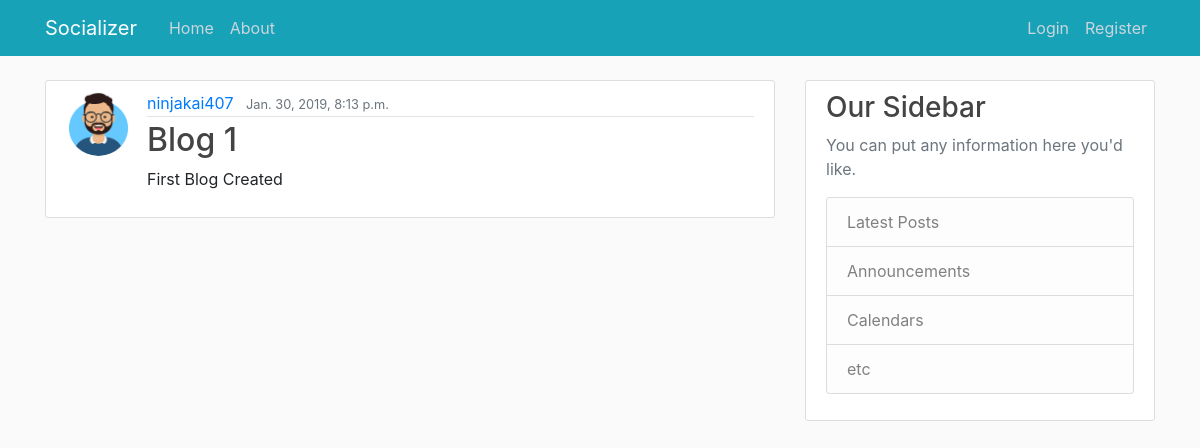
Before: /post/1/ with the older database file.
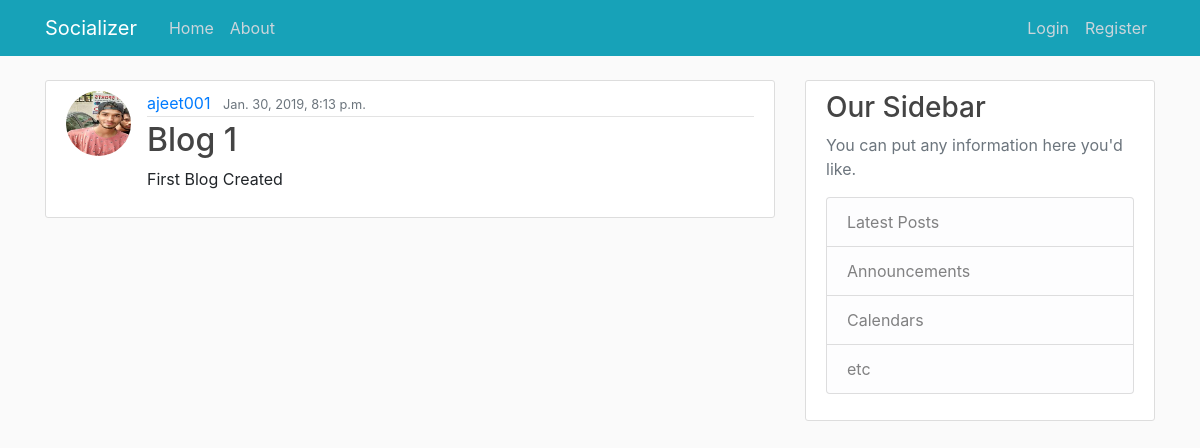
After: the same page with the newer database file.
### blog/models.py (models this page shows, shortened)
class Post(models.Model):
    title = models.CharField(max_length=100)
    content = models.TextField()
    date_posted = models.DateTimeField(default = timezone.now)
    author = models.ForeignKey(User, on_delete=models.CASCADE)

### Users/models.py (models this page shows, shortened)
class Profile(models.Model):
    user = models.OneToOneField(User, on_delete=models.CASCADE)
    image = models.ImageField(default='default.jpg', upload_to='profile_pics')

### blog/views.py (the view)
# urls.py: path('post/<int:pk>/', PostDetailView.as_view(), name='post-detail'),
class PostDetailView(DetailView):
     model = Post

### blog/templates/blog/post_detail.html (shortened to what this page needs)
{% extends 'blog/base.html' %}
{% block content %}
    <article class="media content-section">
      <img class="rounded-circle article-img" src="{{object.author.profile.image.url}}">
      <div class="media-body">
        <div class="article-metadata">
          <a class="mr-2" href="#">{{ object.author }}</a>
          <small class="text-muted">{{ object.date_posted }}</small>
        </div>
        <h2>{{ post.title }}</h2>
        <p class="article-content">{{ object.content }}</p>
      </div>
    </article>
{%endblock content%}

### blog/templates/blog/base.html (shortened to what this page needs)
{% load static %}
<!DOCTYPE html>
<html lang="en" dir="ltr">
  <head>
        <link rel="stylesheet" href="https://maxcdn.bootstrapcdn.com/bootstrap/4.0.0/css/bootstrap.min.css">
        <link rel="stylesheet" type="text/css" href='{% static 'blog/main.css' %}'>
  </head>
  <body>
<header class="site-header">
  <nav class="navbar navbar-expand-md navbar-dark bg-info fixed-top">
    <div class="container">
      <a class="navbar-brand mr-4" href="{%url 'blog-home'%}">Socializer</a>
      <div class="collapse navbar-collapse" id="navbarToggle">
        <div class="navbar-nav mr-auto">
          <a class="nav-item nav-link" href="{%url 'blog-home' %}">Home</a>
          <a class="nav-item nav-link" href="{%url 'blog-about' %}">About</a>
        </div>
        <div class="navbar-nav">
          {% if user.is_authenticated%}
            <a class="nav-item nav-link" href="{%url 'profile' %}">Profile</a>
            <a class="nav-item nav-link" href="{%url 'logout' %}">Log Out {{user.get_username}}</a>
              <a class="nav-item nav-link" href="{%url 'post-create' %}">New Post</a>
          {%else%}
            <a class="nav-item nav-link" href="{%url 'login' %}">Login</a>
            <a class="nav-item nav-link" href="{%url 'register' %}">Register</a>
          {%endif%}
        </div>
      </div>
    </div>
  </nav>
</header>
<main role="main" class="container">
  <div class="row">
    <div class="col-md-8">
      {% block content %}{% endblock %}
    </div>
    <div class="col-md-4">
      <div class="content-section">
        <h3>Our Sidebar</h3>
        <p class='text-muted'>You can put any information here you'd like.
          <ul class="list-group">
            <li class="list-group-item list-group-item-light">Latest Posts</li>
            <li class="list-group-item list-group-item-light">Announcements</li>
            <li class="list-group-item list-group-item-light">Calendars</li>
            <li class="list-group-item list-group-item-light">etc</li>
          </ul>
        </p>
      </div>
    </div>
  </div>
</main>
  </body>
</html>

### blog/static/blog/main.css (style rules this page uses)
body { background: #fafafa; color: ; margin-top: 5rem; }
h1, h2, h3, h4, h5, h6 { color: #444444; }
ul { margin: 0; }
.site-header .navbar-nav .nav-link { color: #cbd5db; }
.content-section { background: #ffffff; padding: 10px 20px; border: 1px solid #dddddd; border-radius: 3px; margin-bottom: 20px; }
.article-content { white-space: pre-line; }
.article-img { height: 65px; width: 65px; margin-right: 16px; }
.article-metadata { padding-bottom: 1px; margin-bottom: 4px; border-bottom: 1px solid #e3e3e3 }

Changed rows visible on the page:
changed Post "Blog 1": author.profile.image: picture added in place of a placeholder; author "ninjakai407" → "ajeet001"
